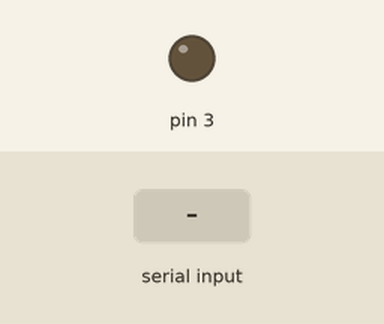
Recording of a sketch running on a simulated Arduino Uno, built with avr-gcc and run on an emulated ATmega328P. Parts: output pins drawn as LEDs (lit = HIGH). The test bench sets the inputs (shaded band).

Above: at 1.2 s.
1.3 s: "1" received over Serial
At 2.3 s:
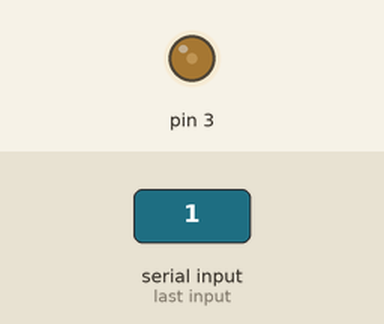
2.8 s: "2" received over Serial
At 3.4 s:
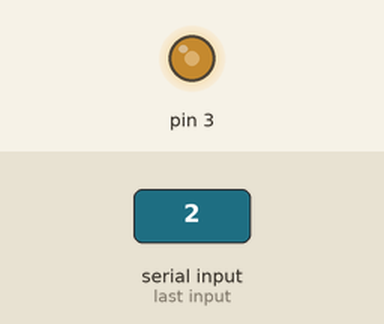
4.3 s: "3" received over Serial
At 4.6 s:
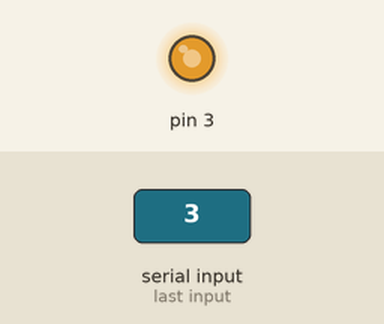
5.8 s: "4" received over Serial
At 6.9 s:
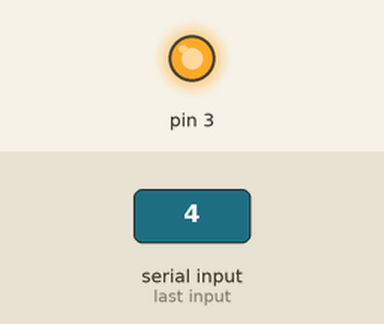
Timing chart, 0 to 8.3 s (numbered marks = the images above; inputs shaded):
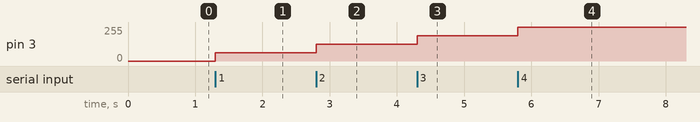

The sketch:

pwm.ino
```cpp
char value;
void setup() {
Serial.begin(9600);
  // pinMode(A0,INPUT);
  pinMode(3,OUTPUT);
}


void loop() {
  // put your main code here, to run repeatedly:
// value=analogRead(A0);
// Serial.println(analogRead(A0));
// value=map(value, 0, 1023, 0, 255);
// analogWrite(3,value);
// for (i=0;i<256;i++) {
// analogWrite(3,i);
// }
// for(i=256;i>0;i--)
// {
// analogWrite(3,i);
// delay(10);
// i=0;
// while (i<256) {
// analogWrite(3,i);
// i++;
// delay(10);
// }
// while (i>0) {
// analogWrite(3,i);
// i--;
// delay(10);
// }
if(Serial.available()>=1){
value=Serial.read();
//  if(value=='0'){
// analogWrite(3,0);
// }
//  else if(value=='1'){
// analogWrite(3,63);
// }
// else if(value=='2'){
// analogWrite(3,127);
// }
// else if(value=='3'){
// analogWrite(3,191);
// }
// else if(value=="4"){
// analogWrite(3,255);
// }
// }
switch (value) {
case '0':analogWrite(3,0);
break;
case '1':analogWrite(3,63);
break;
case '2':analogWrite(3,127);
break;
case '3':analogWrite(3,191);
break;
case '4':analogWrite(3,255);
break;
}
}
}
```

Measured:
- after the input at 1.3 s, pin 3: 0/255 → 63/255 at once
- after the input at 2.8 s, pin 3: 63/255 → 127/255 at once
- after the input at 4.3 s, pin 3: 127/255 → 191/255 at once
- after the input at 5.8 s, pin 3: 191/255 → 255/255 at once
